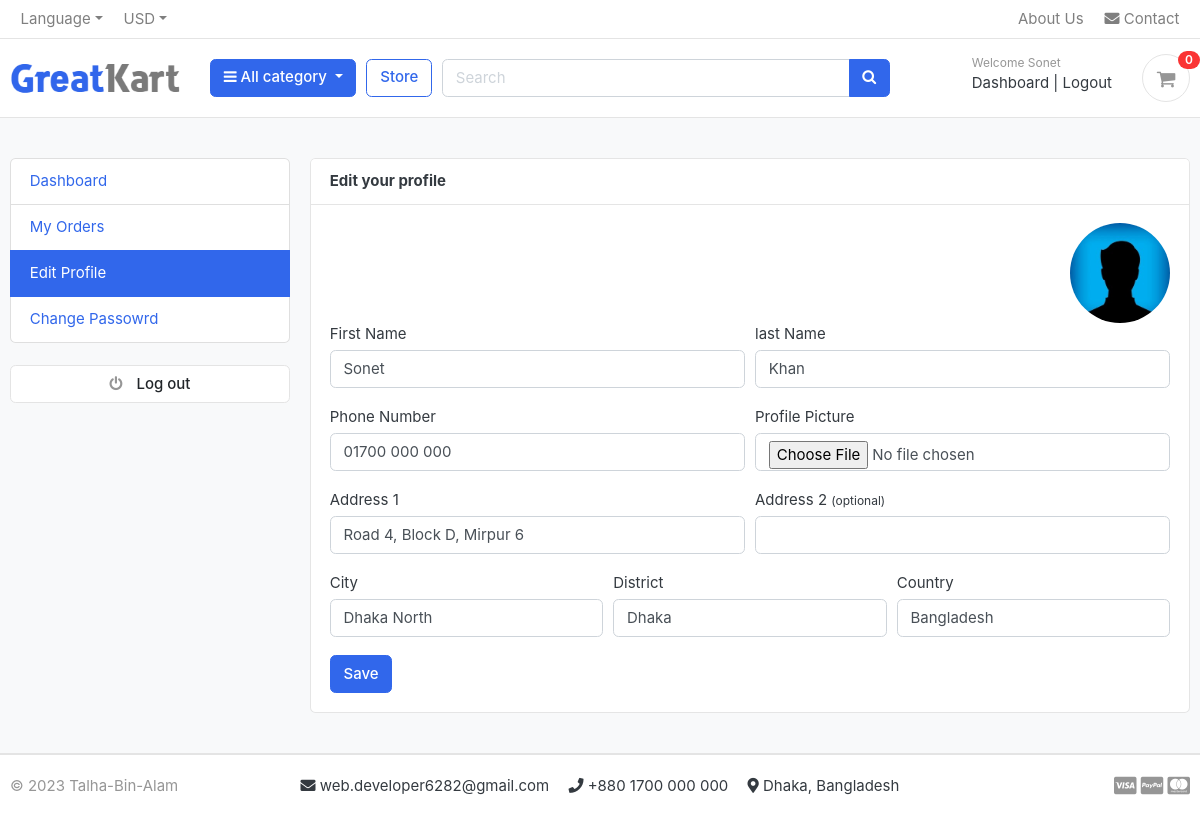
The page /accounts/edit_profile/ (signed in) on the database its author committed.
### accounts/models.py (models this page shows, shortened)
class Account(AbstractBaseUser):
    first_name = models.CharField(max_length=50)
    last_name = models.CharField(max_length=50)
    username = models.CharField(max_length=50, unique=True)
    email = models.EmailField(unique=True)
    phone_number = models.CharField(max_length=50)
    date_joined = models.DateTimeField(auto_now_add=True)
    last_login = models.DateTimeField(auto_now_add=True)
    is_admin = models.BooleanField(default=False)
    is_staff = models.BooleanField(default=False)
    is_active = models.BooleanField(default=False)
    is_superadmin = models.BooleanField(default=False)
    USERNAME_FIELD = 'email'
    REQUIRED_FIELDS = ['username', 'first_name', 'last_name']
    objects = MyAccountManager()

class UserProfile(models.Model):
    user = models.OneToOneField(Account, on_delete=models.CASCADE)
    address_line1 = models.CharField(max_length=100, blank=True)
    address_line2 = models.CharField(max_length=100, blank=True)
    profile_picture = models.ImageField(upload_to='userprofile/', blank=True, default='userprofile/default_profile_picture.jpg')
    city = models.CharField(max_length=50, blank=True)
    district = models.CharField(max_length=50, blank=True)
    country = models.CharField(max_length=50, blank=True)

### accounts/views.py (the view)
# urls.py: path('edit_profile/', views.edit_profile, name='edit_profile'),
@login_required
def edit_profile(request):
    try:
        userprofile = request.user.userprofile
    except UserProfile.DoesNotExist:
        userprofile = UserProfile(user=request.user)
    if request.method == 'POST':
        user_form = UserForm(request.POST, instance=request.user)
        profile_form = UserProfileForm(request.POST, request.FILES, instance=userprofile)
        if user_form.is_valid() and profile_form.is_valid():
            user_form.save()
            if 'profile_picture' in request.FILES:
                profile_form.instance.profile_picture = request.FILES['profile_picture']
            profile_form.save()
            messages.success(request, "Your profile has been updated.")
            return redirect('dashboard')
    else:
        user_form = UserForm(instance=request.user)
        profile_form = UserProfileForm(instance=userprofile)
    if not userprofile.profile_picture:
        userprofile.profile_picture = 'userprofile/default_profile_picture.jpg'
    context = {
        'user_form': user_form,
        'profile_form': profile_form,
        'userprofile': userprofile,
    }
    return render(request, 'accounts/edit_profile.html', context)

### accounts/forms.py
class UserForm(forms.ModelForm):
    class Meta:
        model = Account
        fields = ('first_name', 'last_name', 'phone_number')
    def __init__(self, *args, **kwargs):
        super(UserForm, self).__init__(*args, **kwargs)
        for field in self.fields:
            self.fields[field].widget.attrs['class'] = 'form-control'

class UserProfileForm(forms.ModelForm):
    profile_picture = forms.ImageField(required=False, error_messages={'invalid':("Image files only")}, widget = forms.FileInput())
    class Meta:
        model = UserProfile
        fields = ('address_line1', 'address_line2', 'city', 'district', 'country', 'profile_picture')
    def __init__(self, *args, **kwargs):
        super(UserProfileForm, self).__init__(*args, **kwargs)
        for field in self.fields:
            self.fields[field].widget.attrs['class'] = 'form-control'

### carts/context_processors.py (called while the page is built)
def counter(request):
    cart_count = 0
    if 'admin' in request.path:
        return {}
    else:
        try:
            cart = Cart.objects.filter(cart_id=_cart_id(request))
            if request.user.is_authenticated:
                cart_items = CartItem.objects.all().filter(user=request.user)
            else:
                cart_items = CartItem.objects.all().filter(cart=cart[:1])
            for cart_item in cart_items:
                cart_count += cart_item.quantity
        except Cart.DoesNotExist:
            cart_item = 0
    return dict(cart_count=cart_count)

### carts/views.py (called while the page is built)
def _cart_id(request):
    cart = request.session.session_key
    if not cart:
        cart = request.session.create()
    return cart

### category/context_processors.py (called while the page is built)
def menu_links(request):
    links = Category.objects.all()
    return dict(links=links)

### category/models.py (called while the page is built)
    def get_url(self):
        return reverse('products_by_category', args=[self.slug])

### templates/accounts/edit_profile.html (shortened to what this page needs)
{% extends 'base.html' %}
{% load static %}
{% block content %}
<section class="section-conten padding-y bg">
    <div class="container">
        <div class="row">
        {% include 'includes/dashboard_sidebar.html' %}
        <main class="col-md-9">
            <article class="card">
            <header class="card-header">
                <strong class="d-inline-block mr-3">Edit your profile</strong>
            </header>
            <div class="card-body">
                <div class="text-right">
                  {% if userprofile.profile_picture %}
                  <img src="{{ userprofile.profile_picture.url }}" alt="Profile Picture" width="100" style="border-radius: 50px;">
                {% else %}
                  <img src="{{ MEDIA_URL }}userprofile/default_profile_picture.jpg" alt="Default Profile Picture" width="100" style="border-radius: 50px;">
                {% endif %}
                </div>
                <div class="row">
                    <div class="col-md-12">
                      <form action="{% url 'edit_profile' %}" method="POST" enctype="multipart/form-data">
                        <div class="form-row">
                          <div class="form-group col-md-6">
                            <label>First Name</label>
                            {{user_form.first_name}}
                          </div>
                          <div class="form-group col-md-6">
                            <label>last Name</label>
                            {{user_form.last_name}}
                          </div>
                        </div>
                        <div class="form-row">
                          <div class="form-group col-md-6">
                            <label>Phone Number</label>
                            {{user_form.phone_number}}
                          </div>
                          <div class="form-group col-md-6">
                            <label>Profile Picture</label>
                            {{profile_form.profile_picture}}
                          </div>
                        </div>
                        <div class="form-row">
                          <div class="form-group col-md-6">
                            <label>Address 1</label>
                            {{profile_form.address_line1}}
                          </div>
                          <div class="form-group col-md-6">
                            <label>Address 2 <small>(optional)</small></label>
                            {{profile_form.address_line2}}
                          </div>
                        </div>
                        <div class="form-row">
                          <div class="form-group col-md-4">
                            <label>City</label>
                            {{profile_form.city}}
                          </div>
                          <div class="form-group col-md-4">
                            <label>District</label>
                            {{profile_form.district}}
                          </div>
                          <div class="form-group col-md-4">
                            <label>Country</label>
                            {{profile_form.country}}
                          </div>
                        </div>
                        <input type="submit" value="Save" class="btn btn-primary">
                      </form>
                    </div>
                </div>
            </div>
            </article>
        </main>
    </div>
    </div>
    </section>
{% endblock content %}

### templates/includes/navbar.html (shortened to what this page needs)
{% load static %}
<header class="section-header">
    <nav class="navbar p-md-0 navbar-expand-sm navbar-light border-bottom">
        <div class="container">
            <div class="collapse navbar-collapse" id="navbarTop4">
                <ul class="navbar-nav mr-auto">
                    <li class="nav-item dropdown">
                        <a href="#" class="nav-link dropdown-toggle" data-toggle="dropdown">Language</a>
                    </li>
                    <li class="nav-item dropdown">
                        <a href="#" class="nav-link dropdown-toggle" data-toggle="dropdown">USD</a>
                    </li>
                </ul>
                <ul class="navbar-nav">
                    <a href="{% url 'about' %}" class="nav-link">  About Us</a>
                    <a href="{% url 'contact' %}" class="nav-link"> <i class="fas fa-envelope"></i> Contact</a>
                </ul>
            </div>
        </div>
    </nav>
    <section class="header-main border-bottom">
        <div class="container">
            <div class="row align-items-center">
                <div class="col-lg-2 col-md-3 col-6">
                    <a href="/" class="brand-wrap">
                        <img class="logo" src="{% static 'images/logo.png' %}">
                    </a>
                </div>
                <div class="col-lg col-sm col-md col-6 flex-grow-0">
                    <div class="category-wrap dropdown d-inline-block float-right">
                        <button type="button" class="btn btn-primary dropdown-toggle" data-toggle="dropdown">
                            <i class="fa fa-bars"></i> All category
                        </button>
                    </div>
                </div>
                <a href="{% url 'store' %}" class="btn btn-outline-primary">Store</a>
                <div class="col-lg  col-md-6 col-sm-12 col">
                    <form action="{% url 'search' %}" class="search" method="GET">
                        <div class="input-group w-100">
                            <input type="text" class="form-control" style="width:60%;" placeholder="Search" name="keyword">
                            <div class="input-group-append">
                                <button class="btn btn-primary" type="submit">
                                    <i class="fa fa-search"></i>
                                </button>
                            </div>
                        </div>
                    </form>
                </div>
                <div class="col-lg-3 col-sm-6 col-8 order-2 order-lg-3">
                    <div class="d-flex justify-content-end mb-3 mb-lg-0">
                        {% if user.is_authenticated %}
                        <div class="widget-header">
                            <small class="title text-muted">Welcome {{ user.first_name | capfirst }}</small>
                            <div>
                                <a href="{% url 'dashboard' %}">Dashboard</a> <span class="dark-transp"> | </span>
                                <a href="{% url 'logout' %}">Logout</a>
                            </div>
                        </div>
                    {% endif %}
                        <a href="{% url 'cart' %}" class="widget-header pl-3 ml-3">
                            <div class="icon icon-sm rounded-circle border"><i class="fa fa-shopping-cart"></i>
                            </div>
                            <span class="badge badge-pill badge-danger notify">{{cart_count}}</span>
                        </a>
                    </div>
                </div>
            </div>
        </div>
    </section>
</header>

### static/css/ui.css (style rules this page uses)
html { font-family: "Inter", sans-serif; font-size: 15px; }
.icon-xs, .icon-sm, .icon-md, .icon-lg { display: inline-block; text-align: center; flex-shrink: 0; flex-grow: 0; }
.icon-sm { width: 48px; height: 48px; line-height: 48px !important; font-size: 20px; }
.padding-y { padding-top: 40px; padding-bottom: 40px; }
article:after, .form-group:after { display: block; clear: both; content: ""; }
.bg { background-color: #f8f9fa; }
.header-main { position: relative; padding-top: 1rem; padding-bottom: 1rem; }
.brand-wrap .logo, .navbar-brand .logo { margin-right: 7px; max-height: 42px; display: inline-block; }
.widget-header { display: inline-block; vertical-align: middle; position: relative; }
.widget-header a { color: #343a40; }
.widget-header i { color: #969696; }
.widget-header .title { display: block; }
.widget-header .notify { position: absolute; top: -3px; right: -10px; }
.notify { position: absolute; top: -4px; right: -10px; display: inline-block; padding: 0.25em 0.6em; font-size: 12px; line-height: 1; text-align: center; border-radius: 3rem; color: #fff; background-color: #fa3434; }

### rows shown on the page
Account: first_name "Sonet", last_name "Khan", phone_number "01700 000 000"
UserProfile: profile_picture (picture), address_line1 "Road 4, Block D, Mirpur 6", city "Dhaka North", district "Dhaka", country "Bangladesh"

### other values the page prints
{{ cart_count }} "0"
